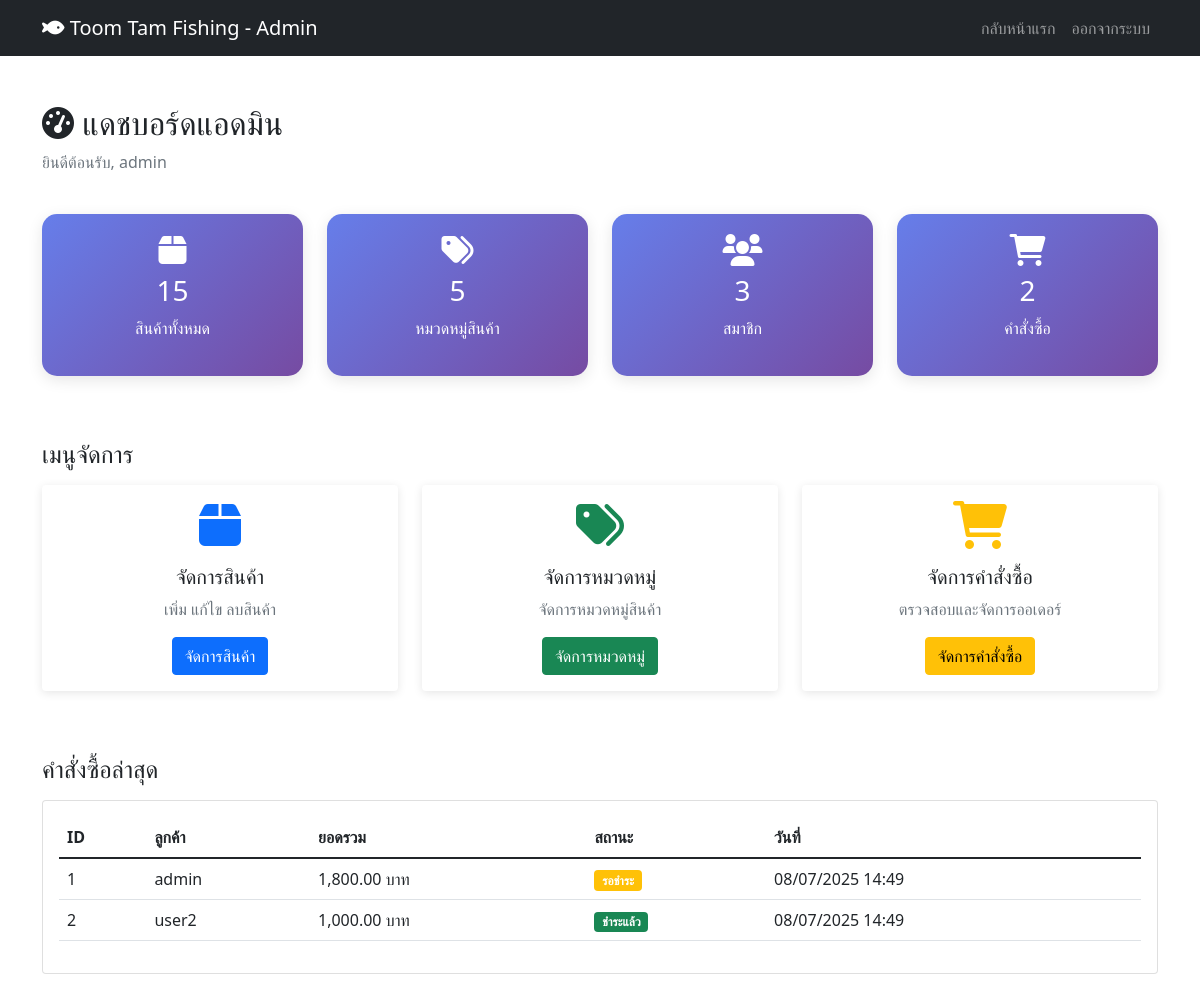
Page /admin/dashboard.php (signed in) on the committed database.
### tables this page shows
CREATE TABLE `orders` (
  `id` int(11) NOT NULL,
  `user_id` int(11) DEFAULT NULL,
  `total` decimal(10,2) DEFAULT NULL,
  `status` varchar(50) DEFAULT 'pending',
  `created_at` datetime DEFAULT current_timestamp()
);

CREATE TABLE `users` (
  `id` int(11) NOT NULL,
  `username` varchar(100) NOT NULL,
  `password` varchar(255) NOT NULL,
  `email` varchar(255) DEFAULT NULL,
  `is_admin` tinyint(1) DEFAULT 0,
  `created_at` datetime DEFAULT current_timestamp()
);

### config.php (called while the page is built, shortened)
<?php
function formatPrice($price) {
    return number_format($price, 2) . ' บาท';
}
?>

### admin/dashboard.php (the view, shortened to what this page needs)
<?php
require_once '../config.php';
$pdo = getConnection();
$stats = [];
$stmt = $pdo->query("SELECT COUNT(*) FROM products");
$stats['total_products'] = $stmt->fetchColumn();
$stmt = $pdo->query("SELECT COUNT(*) FROM categories");
$stats['total_categories'] = $stmt->fetchColumn();
$stmt = $pdo->query("SELECT COUNT(*) FROM users WHERE is_admin = 0");
$stats['total_users'] = $stmt->fetchColumn();
$stmt = $pdo->query("SELECT COUNT(*) FROM orders");
$stats['total_orders'] = $stmt->fetchColumn();
$stmt = $pdo->query("SELECT o.*, u.username FROM orders o
                     LEFT JOIN users u ON o.user_id = u.id
                     ORDER BY o.created_at DESC LIMIT 5");
$recent_orders = $stmt->fetchAll(PDO::FETCH_ASSOC);
?>
<!DOCTYPE html>
<html lang="th">
<head>
    <link href="https://cdn.jsdelivr.net/npm/bootstrap@5.1.3/dist/css/bootstrap.min.css" rel="stylesheet">
    <link href="https://cdnjs.cloudflare.com/ajax/libs/font-awesome/6.0.0/css/all.min.css" rel="stylesheet">
</head>
<body>
    <nav class="navbar navbar-expand-lg navbar-dark bg-dark">
        <div class="container">
            <a class="navbar-brand" href="../index.php">
                <i class="fas fa-fish"></i> Toom Tam Fishing - Admin
            </a>
            <div class="navbar-nav ms-auto">
                <a class="nav-link" href="../index.php">กลับหน้าแรก</a>
                <a class="nav-link" href="../logout.php">ออกจากระบบ</a>
            </div>
        </div>
    </nav>
    <div class="container my-5">
        <div class="row mb-4">
            <div class="col-12">
                <h2><i class="fas fa-tachometer-alt"></i> แดชบอร์ดแอดมิน</h2>
                <p class="text-muted">ยินดีต้อนรับ, <?= htmlspecialchars($_SESSION['username']) ?></p>
            </div>
        </div>
        <div class="row mb-5">
            <div class="col-md-3 mb-3">
                <div class="stat-card">
                    <i class="fas fa-box fa-2x mb-2"></i>
                    <h3><?= $stats['total_products'] ?></h3>
                    <p>สินค้าทั้งหมด</p>
                </div>
            </div>
            <div class="col-md-3 mb-3">
                <div class="stat-card">
                    <i class="fas fa-tags fa-2x mb-2"></i>
                    <h3><?= $stats['total_categories'] ?></h3>
                    <p>หมวดหมู่สินค้า</p>
                </div>
            </div>
            <div class="col-md-3 mb-3">
                <div class="stat-card">
                    <i class="fas fa-users fa-2x mb-2"></i>
                    <h3><?= $stats['total_users'] ?></h3>
                    <p>สมาชิก</p>
                </div>
            </div>
            <div class="col-md-3 mb-3">
                <div class="stat-card">
                    <i class="fas fa-shopping-cart fa-2x mb-2"></i>
                    <h3><?= $stats['total_orders'] ?></h3>
                    <p>คำสั่งซื้อ</p>
                </div>
            </div>
        </div>
        <div class="row mb-5">
            <div class="col-12">
                <h4 class="mb-3">เมนูจัดการ</h4>
            </div>
            <div class="col-md-4 mb-3">
                <div class="card admin-menu-card h-100">
                    <div class="card-body text-center">
                        <i class="fas fa-box fa-3x text-primary mb-3"></i>
                        <h5>จัดการสินค้า</h5>
                        <p class="text-muted">เพิ่ม แก้ไข ลบสินค้า</p>
                        <a href="products.php" class="btn btn-primary">จัดการสินค้า</a>
                    </div>
                </div>
            </div>
            <div class="col-md-4 mb-3">
                <div class="card admin-menu-card h-100">
                    <div class="card-body text-center">
                        <i class="fas fa-tags fa-3x text-success mb-3"></i>
                        <h5>จัดการหมวดหมู่</h5>
                        <p class="text-muted">จัดการหมวดหมู่สินค้า</p>
                        <a href="../index.php" class="btn btn-success">จัดการหมวดหมู่</a>
                    </div>
                </div>
            </div>
            <div class="col-md-4 mb-3">
                <div class="card admin-menu-card h-100">
                    <div class="card-body text-center">
                        <i class="fas fa-shopping-cart fa-3x text-warning mb-3"></i>
                        <h5>จัดการคำสั่งซื้อ</h5>
                        <p class="text-muted">ตรวจสอบและจัดการออเดอร์</p>
                        <a href="orders.php" class="btn btn-warning">จัดการคำสั่งซื้อ</a>
                    </div>
                </div>
            </div>
        </div>
        <div class="row">
            <div class="col-12">
                <h4 class="mb-3">คำสั่งซื้อล่าสุด</h4>
                <div class="card">
                    <div class="card-body">
                        <div class="table-responsive">
                            <table class="table">
                                <thead>
                                    <tr>
                                        <th>ID</th>
                                        <th>ลูกค้า</th>
                                        <th>ยอดรวม</th>
                                        <th>สถานะ</th>
                                        <th>วันที่</th>
                                    </tr>
                                </thead>
                                <tbody>
                                    <?php if (empty($recent_orders)): ?>
                                        <tr>
                                            <td colspan="5" class="text-center">ไม่มีคำสั่งซื้อ</td>
                                        </tr>
                                    <?php else: ?>
                                        <?php foreach ($recent_orders as $order): ?>
                                            <tr>
                                                <td><?= $order['id'] ?></td>
                                                <td><?= htmlspecialchars($order['username'] ?? 'ไม่ระบุ') ?></td>
                                                <td><?= formatPrice($order['total']) ?></td>
                                                <td>
                                                    <span class="badge bg-<?= $order['status'] == 'paid' ? 'success' : 'warning' ?>">
                                                        <?= $order['status'] == 'paid' ? 'ชำระแล้ว' : 'รอชำระ' ?>
                                                    </span>
                                                </td>
                                                <td><?= date('d/m/Y H:i', strtotime($order['created_at'])) ?></td>
                                            </tr>
                                        <?php endforeach; ?>
                                    <?php endif; ?>
                                </tbody>
                            </table>
                        </div>
                    </div>
                </div>
            </div>
        </div>
    </div>
</body>
</html>

### admin/dashboard.php (style rules this page uses)
.stat-card { background: linear-gradient(135deg, #667eea 0%, #764ba2 100%); color: white; border-radius: 15px; padding: 20px; text-align: center; box-shadow: 0 4px 15px rgba(0,0,0,0.1); }
.admin-menu-card { border: none; box-shadow: 0 2px 10px rgba(0,0,0,0.1); transition: transform 0.3s; }

### rows in the picture
orders: id "1", user.username "admin", total "1,800.00 บาท", status "รอชำระ", created_at "08/07/2025 14:49"
orders: id "2", user.username "user2", total "1,000.00 บาท", status "ชำระแล้ว", created_at "08/07/2025 14:49"

### other values in the picture
$_SESSION['username'] "admin"
$stats['total_products'] "15"
$stats['total_categories'] "5"
$stats['total_users'] "3"
$stats['total_orders'] "2"
